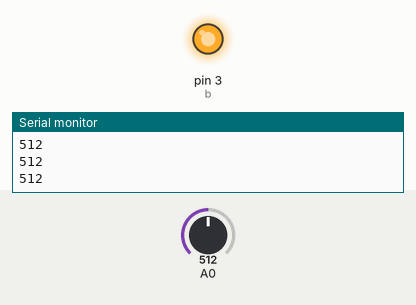
Simulated run of this sketch. Board: Arduino Uno, built with avr-gcc and run on an emulated ATmega328P. On the bench: output pins drawn as LEDs (lit = HIGH), the last lines printed to the serial monitor. The inputs (shaded band) are chosen by the test bench; at power-on: A0 = 512.

Above: at 1.2 s.
1.3 s: A0 set to 258
2.8 s: A0 set to 242
At 3.9 s:
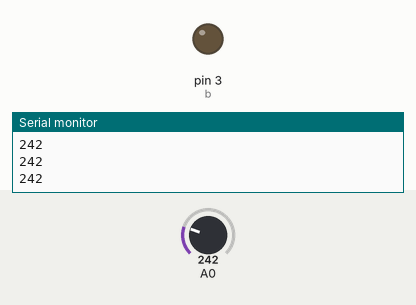
4.3 s: A0 set to 260
At 4.9 s:
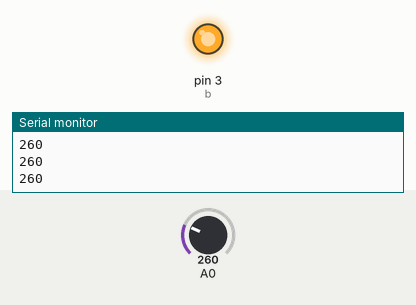
5.8 s: A0 set to 240
At 6.1 s:
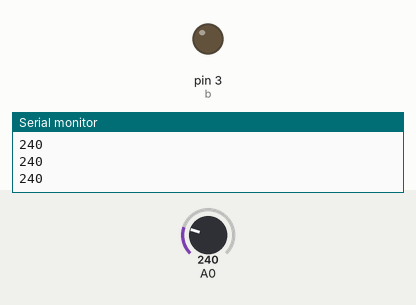
Timing chart, 0 to 8.3 s (numbered marks = the images above; inputs shaded):
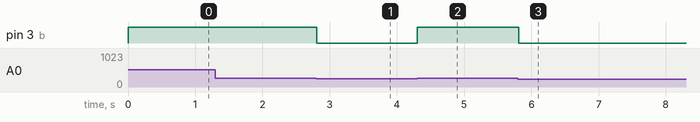

The sketch:

mq_135.ino
```cpp
int a;
int b=3;
void setup() {
  // put your setup code here, to run once:
  pinMode(b,OUTPUT);
  pinMode(a,INPUT);
  Serial.begin(9600);
}

void loop() {
  // put your main code here, to run repeatedly:
  int a=analogRead(A0);
  Serial.println(a);
  if(a>250)
  digitalWrite(b,HIGH);
  else
  digitalWrite(b,LOW);
}
```

Measured:
- the behaviour switches between 251 and 250 on A0 (found by bisection; images 0 and 1)
- after the input at 2.8 s, pin 3 (b): HIGH → LOW at once
- after the input at 4.3 s, pin 3 (b): LOW → HIGH at once
- after the input at 5.8 s, pin 3 (b): HIGH → LOW at once
